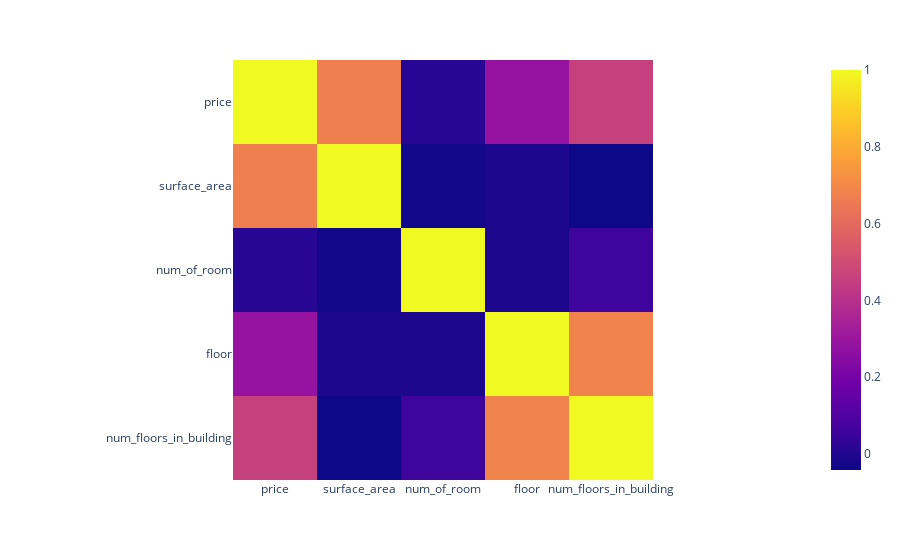

Notebook source saved alongside this figure:
### Code cell
import plotly.express as px
px.imshow(df_.corr())

### Figure 1 — Plotly figure (JSON) as saved in the notebook; plotly's stock layout.template omitted (floating-point values rounded to 4 significant figures)
{"data": [{"coloraxis": "coloraxis", "hovertemplate": "x: %{x}<br>y: %{y}<br>color: %{z}<extra></extra>", "name": "0", "type": "heatmap", "x": ["price", "surface_area", "num_of_room", "floor", "num_floors_in_building"], "xaxis": "x", "y": ["price", "surface_area", "num_of_room", "floor", "num_floors_in_building"], "yaxis": "y", "z": [[1, 0.6711, 0.01001, 0.2863, 0.4561], [0.6711, 1, -0.02856, -0.009092, -0.04138], [0.01001, -0.02856, 1, -0.01059, 0.05743], [0.2863, -0.009092, -0.01059, 1, 0.6844], [0.4561, -0.04138, 0.05743, 0.6844, 1]]}], "layout": {"coloraxis": {"colorscale": [[0, "#0d0887"], [0.1111, "#46039f"], [0.2222, "#7201a8"], [0.3333, "#9c179e"], [0.4444, "#bd3786"], [0.5556, "#d8576b"], [0.6667, "#ed7953"], [0.7778, "#fb9f3a"], [0.8889, "#fdca26"], [1, "#f0f921"]]}, "margin": {"t": 60}, "xaxis": {"anchor": "y", "constrain": "domain", "domain": [0, 1], "scaleanchor": "y"}, "yaxis": {"anchor": "x", "autorange": "reversed", "constrain": "domain", "domain": [0, 1]}}}
